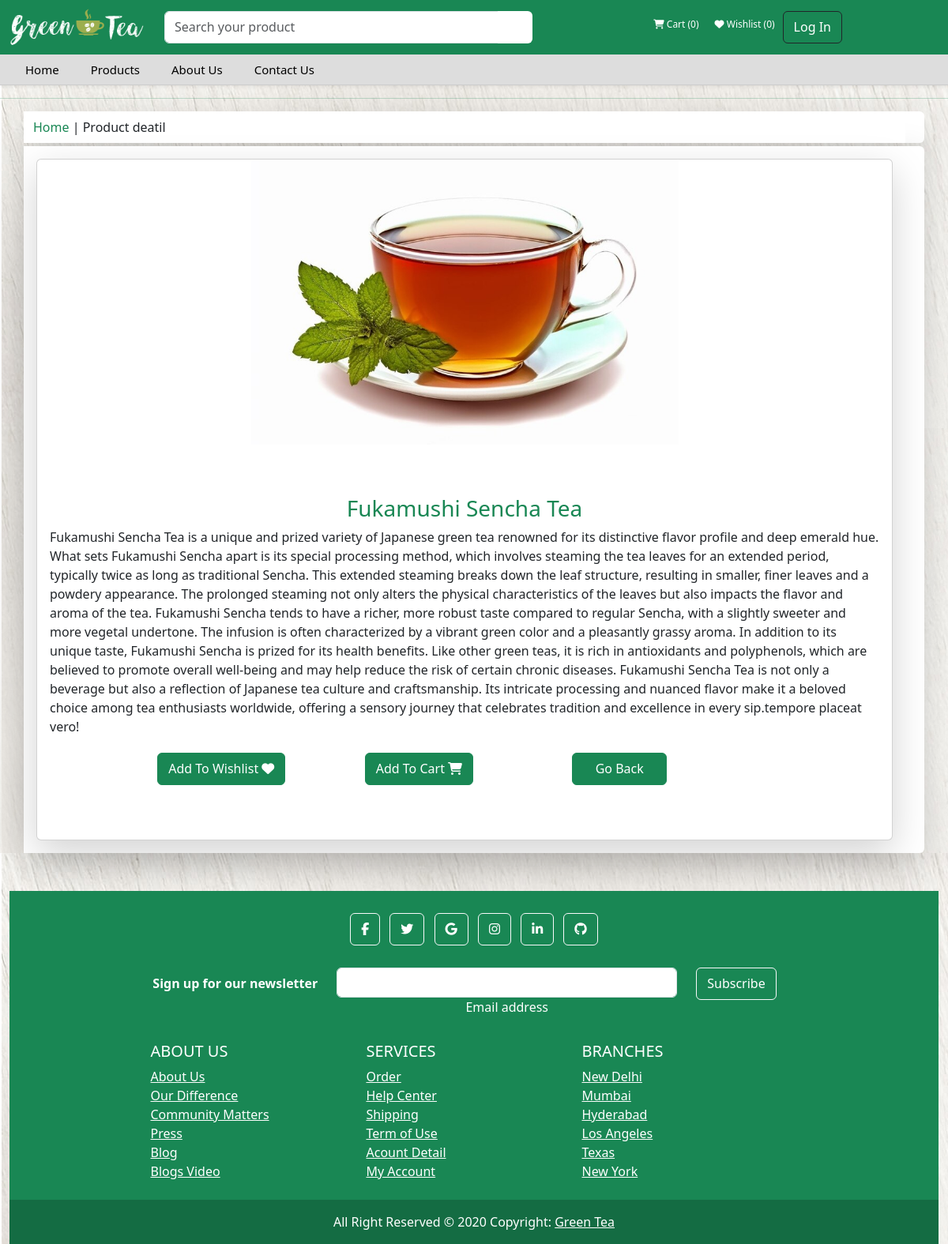
Page /productdetails.php?id=1 on the committed database.
### tables this page shows
CREATE TABLE `products` (
  `p_id` int(11) NOT NULL,
  `p_name` varchar(255) NOT NULL,
  `p_price` int(11) NOT NULL,
  `p_image` varchar(255) NOT NULL,
  `p_status` varchar(255) NOT NULL DEFAULT 'Available',
  `p_details` longtext NOT NULL,
  `stock` bigint(20) NOT NULL
);

### productdetails.php (the view, shortened to what this page needs)
<?php
include 'header.php';
if (isset($_GET['id'])) {
    $product_id = $_GET['id'];
    $sql = "SELECT * FROM products WHERE p_id = $product_id";
    $result = mysqli_query($con, $sql);
    while ($row = $result->fetch_assoc()) {
        $name = $row['p_name'];
        $image = $row['p_image'];
        $detail = $row['p_details'];
    }
}
?>
<!DOCTYPE html>
<html lang="en">
<head>
</head>
<body>
    <hr class="text-success">
    <div class="container bg-white text-white shadow-lg bg-body rounded w-100">
        <div class="row my">
            <div class="col-sm-12 col-md-12 bg-white text-white ">
                <p class="text-success my-2"> <a href="index.php" class="text-success" style="text-decoration:none">Home
                    </a><span class="text-dark">| Product deatil</span></p>
            </div>
        </div>
    </div>
    <?php
    if (!isset($_SESSION['user_name'])) {
        ?>
        <div class="container-fluid my-1">
            <div class="container bg-white text-white shadow-lg bg-body rounded w-100">
                <div class="row">
                    <div class="col-sm-12 p-3 bg-white text-dark d-flex">
                        <div class="card shadow-lg" style="width:100%">
                            <div class="text-center">
                                <img class="card-img-top w-50 text-center" src="<?php echo "image/" . $image ?>"
                                    alt="Card image">
                            </div>
                            <div class="card-body ">
                                <div class="content my-5">
                                    <h3 class="text-center text-success">
                                        <?php echo $name ?>
                                    </h3>
                                    <p>
                                        <?php echo $detail ?>
                                    </p>
                                    <div class="row d-flex justify-content-center float-center">
                                        <div class="col-sm-12 col-md-4 col-lg-3 justify-content-center">
                                            <button type="submit" name="wishBtn" class="btn btn-success custom-button"
                                                onclick="alert('Please login first')">
                                                Add to wishlist
                                                <i class="fa fa-heart"></i>
                                            </button>
                                        </div>
                                        <div class="col-sm-12 col-md-3 col-lg-3 justify-content-center">
                                            <button type="submit" class="btn btn-success custom-button" name="cartBtn"
                                                onclick="alert('Please login first')">Add
                                                to Cart
                                                <i class="fa fa-shopping-cart"></i>
                                            </button>
                                        </div>
                                        <div class="col-sm-12 col-md-3 col-lg-3">
                                            <a href="product.php" class="btn btn-success custom-button">Go
                                                Back</a>
                                        </div>
                                    </div>
                                </div>
                            </div>
                        </div>
                    </div>
                </div>
            </div>
        <?php
    }
    ?>
    <?php
    include 'footer.php'
        ?>
</body>
</html>

### style.css (style rules this page uses)
* { max-width: 100%; max-height: 100%; }
body { background-image: url(image/body-bg.jpg); }
.btn { line-height: 1.8; background-color: #198754; padding: 5px 13px; display: inline-block; color: #fff; text-transform: capitalize; font-family: inherit; font-size: 16px; cursor: pointer; user-select: none; position: relative; overflow: hidden; vertical-align: middle; transition: color 0.3s ease; z-index: 2; }
.btn::before { position: absolute; content: ''; left: 0; top: 0; background: #42bf85; height: 100%; width: 0; z-index: -1; transition: width 0.3s ease; }

### rows in the picture
products: p_image (picture), p_name "Fukamushi Sencha Tea", p_details "Fukamushi Sencha Tea is a unique and prized variety of Japanese green tea renowned for its distinctive flavor profile and deep emerald hue. What sets Fukamushi Sencha apart is its special processing method, which involves steaming the tea leaves for an extended period, typically twice as long as traditional Sencha. This extended steaming breaks down the leaf structure, resulting in smaller, finer leaves and a powdery appearance. The prolonged steaming not only alters the physical characteristics of the leaves but also impacts the flavor and aroma of the tea. Fukamushi Sencha tends to have a richer, more robust taste compared to regular Sencha, with a slightly sweeter and more vegetal…"
